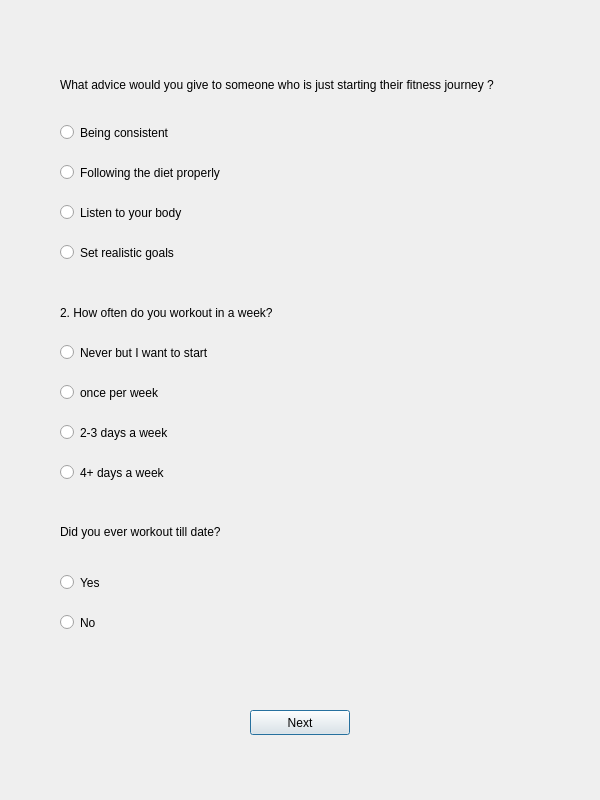
<?xml version="1.0" encoding="UTF-8"?>
<ui version="4.0">
 <class>screen3</class>
 <widget class="QDialog" name="screen3">
  <property name="geometry">
   <rect>
    <x>0</x>
    <y>0</y>
    <width>600</width>
    <height>800</height>
   </rect>
  </property>
  <property name="sizePolicy">
   <sizepolicy hsizetype="Fixed" vsizetype="Fixed">
    <horstretch>0</horstretch>
    <verstretch>0</verstretch>
   </sizepolicy>
  </property>
  <property name="minimumSize">
   <size>
    <width>600</width>
    <height>800</height>
   </size>
  </property>
  <property name="maximumSize">
   <size>
    <width>600</width>
    <height>800</height>
   </size>
  </property>
  <property name="windowTitle">
   <string>FRAIL2FIT</string>
  </property>
  <widget class="QLabel" name="q1">
   <property name="geometry">
    <rect>
     <x>60</x>
     <y>60</y>
     <width>450</width>
     <height>51</height>
    </rect>
   </property>
   <property name="text">
    <string>&lt;html&gt;&lt;head/&gt;&lt;body&gt;&lt;p&gt;What advice would you give to someone who is just starting their fitness journey ?&lt;/p&gt;&lt;/body&gt;&lt;/html&gt;</string>
   </property>
   <property name="wordWrap">
    <bool>true</bool>
   </property>
  </widget>
  <widget class="QRadioButton" name="q1option1">
   <property name="geometry">
    <rect>
     <x>60</x>
     <y>120</y>
     <width>450</width>
     <height>25</height>
    </rect>
   </property>
   <property name="text">
    <string>Being consistent</string>
   </property>
  </widget>
  <widget class="QRadioButton" name="q1option2">
   <property name="geometry">
    <rect>
     <x>60</x>
     <y>160</y>
     <width>450</width>
     <height>25</height>
    </rect>
   </property>
   <property name="text">
    <string>Following the diet properly</string>
   </property>
  </widget>
  <widget class="QRadioButton" name="q1option3">
   <property name="geometry">
    <rect>
     <x>60</x>
     <y>200</y>
     <width>450</width>
     <height>25</height>
    </rect>
   </property>
   <property name="text">
    <string>Listen to your body</string>
   </property>
  </widget>
  <widget class="QRadioButton" name="q1option4">
   <property name="geometry">
    <rect>
     <x>60</x>
     <y>240</y>
     <width>450</width>
     <height>25</height>
    </rect>
   </property>
   <property name="text">
    <string>Set realistic goals</string>
   </property>
  </widget>
  <widget class="QLabel" name="q2">
   <property name="geometry">
    <rect>
     <x>60</x>
     <y>300</y>
     <width>450</width>
     <height>25</height>
    </rect>
   </property>
   <property name="text">
    <string>2. How often do you workout in a week?</string>
   </property>
  </widget>
  <widget class="QRadioButton" name="q2option1">
   <property name="geometry">
    <rect>
     <x>60</x>
     <y>340</y>
     <width>450</width>
     <height>25</height>
    </rect>
   </property>
   <property name="text">
    <string>Never but I want to start</string>
   </property>
  </widget>
  <widget class="QRadioButton" name="q2option2">
   <property name="geometry">
    <rect>
     <x>60</x>
     <y>380</y>
     <width>450</width>
     <height>25</height>
    </rect>
   </property>
   <property name="text">
    <string>once per week</string>
   </property>
  </widget>
  <widget class="QRadioButton" name="q2option3">
   <property name="geometry">
    <rect>
     <x>60</x>
     <y>420</y>
     <width>450</width>
     <height>25</height>
    </rect>
   </property>
   <property name="text">
    <string>2-3 days a week</string>
   </property>
  </widget>
  <widget class="QRadioButton" name="q2option4">
   <property name="geometry">
    <rect>
     <x>60</x>
     <y>460</y>
     <width>450</width>
     <height>25</height>
    </rect>
   </property>
   <property name="text">
    <string>4+ days a week</string>
   </property>
  </widget>
  <widget class="QLabel" name="q3">
   <property name="geometry">
    <rect>
     <x>60</x>
     <y>520</y>
     <width>450</width>
     <height>25</height>
    </rect>
   </property>
   <property name="text">
    <string>&lt;html&gt;&lt;head/&gt;&lt;body&gt;&lt;p&gt;Did you ever workout till date?&lt;/p&gt;&lt;/body&gt;&lt;/html&gt;</string>
   </property>
  </widget>
  <widget class="QPushButton" name="s3nxt">
   <property name="geometry">
    <rect>
     <x>250</x>
     <y>710</y>
     <width>100</width>
     <height>25</height>
    </rect>
   </property>
   <property name="text">
    <string>Next</string>
   </property>
  </widget>
  <widget class="QRadioButton" name="yesButton">
   <property name="geometry">
    <rect>
     <x>60</x>
     <y>570</y>
     <width>460</width>
     <height>25</height>
    </rect>
   </property>
   <property name="text">
    <string>Yes</string>
   </property>
  </widget>
  <widget class="QRadioButton" name="noButton">
   <property name="geometry">
    <rect>
     <x>60</x>
     <y>610</y>
     <width>460</width>
     <height>25</height>
    </rect>
   </property>
   <property name="text">
    <string>No</string>
   </property>
  </widget>
 </widget>
 <resources/>
 <connections/>
</ui>
